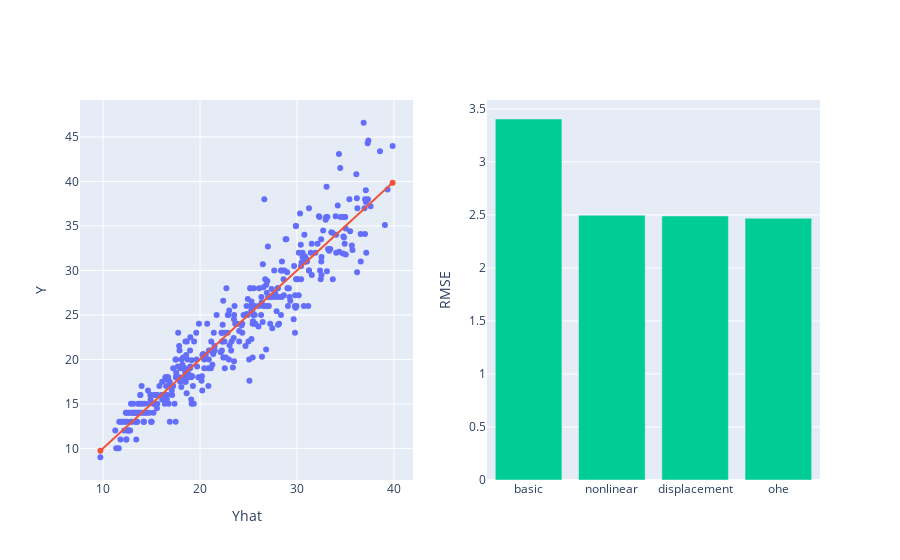

Notebook cell for this chart:
### Code cell
model.fit(sklearn_ohe_design_matrix(data), data['mpg'])
evaluate_model("ohe", model, sklearn_ohe_design_matrix, models)

### Figure 1 — Plotly figure (JSON) as saved in the notebook; plotly's stock layout.template omitted (floating-point values rounded to 4 significant figures; data arrays with more than 128 entries replaced by an {"elided": "..."} marker saying what was removed)
{"data": [{"mode": "markers", "type": "scatter", "x": {"elided": "392 float values"}, "xaxis": "x", "y": {"elided": "392 float values"}, "yaxis": "y"}, {"name": "y=yhat", "type": "scatter", "x": [9.724, 39.86], "xaxis": "x", "y": [9.724, 39.86], "yaxis": "y"}, {"type": "bar", "x": ["basic", "nonlinear", "displacement", "ohe"], "xaxis": "x2", "y": [3.404, 2.496, 2.49, 2.468], "yaxis": "y2"}], "layout": {"showlegend": false, "xaxis": {"anchor": "y", "domain": [0, 0.45], "title": {"text": "Yhat"}}, "xaxis2": {"anchor": "y2", "domain": [0.55, 1]}, "yaxis": {"anchor": "x", "domain": [0, 1], "title": {"text": "Y"}}, "yaxis2": {"anchor": "x2", "domain": [0, 1], "title": {"text": "RMSE"}}}}
